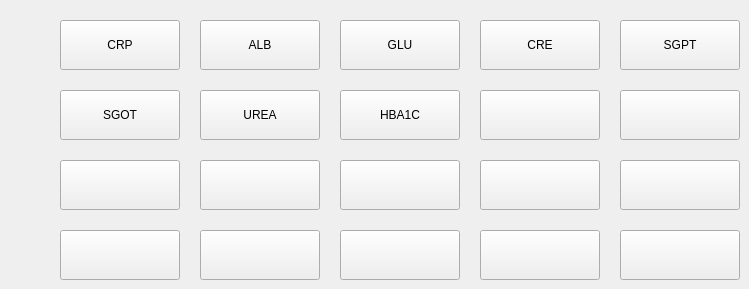
      <widget class="QWidget" name="tab_9">
       <attribute name="title">
        <string>Page 1</string>
       </attribute>
       <widget class="QPushButton" name="pushButton_101">
        <property name="geometry">
         <rect>
          <x>60</x>
          <y>230</y>
          <width>120</width>
          <height>50</height>
         </rect>
        </property>
        <property name="text">
         <string/>
        </property>
       </widget>
       <widget class="QPushButton" name="pushButton_102">
        <property name="geometry">
         <rect>
          <x>620</x>
          <y>20</y>
          <width>120</width>
          <height>50</height>
         </rect>
        </property>
        <property name="text">
         <string>SGPT</string>
        </property>
       </widget>
       <widget class="QPushButton" name="pushButton_103">
        <property name="geometry">
         <rect>
          <x>480</x>
          <y>230</y>
          <width>120</width>
          <height>50</height>
         </rect>
        </property>
        <property name="text">
         <string/>
        </property>
       </widget>
       <widget class="QPushButton" name="pushButton_104">
        <property name="geometry">
         <rect>
          <x>60</x>
          <y>90</y>
          <width>120</width>
          <height>50</height>
         </rect>
        </property>
        <property name="text">
         <string>SGOT</string>
        </property>
       </widget>
       <widget class="QPushButton" name="pushButton_105">
        <property name="geometry">
         <rect>
          <x>340</x>
          <y>20</y>
          <width>120</width>
          <height>50</height>
         </rect>
        </property>
        <property name="text">
         <string>GLU</string>
        </property>
       </widget>
       <widget class="QPushButton" name="pushButton_106">
        <property name="geometry">
         <rect>
          <x>200</x>
          <y>20</y>
          <width>120</width>
          <height>50</height>
         </rect>
        </property>
        <property name="text">
         <string>ALB</string>
        </property>
       </widget>
       <widget class="QPushButton" name="pushButton_107">
        <property name="geometry">
         <rect>
          <x>340</x>
          <y>160</y>
          <width>120</width>
          <height>50</height>
         </rect>
        </property>
        <property name="text">
         <string/>
        </property>
       </widget>
       <widget class="QPushButton" name="pushButton_108">
        <property name="geometry">
         <rect>
          <x>620</x>
          <y>160</y>
          <width>120</width>
          <height>50</height>
         </rect>
        </property>
        <property name="text">
         <string/>
        </property>
       </widget>
       <widget class="QPushButton" name="pushButton_109">
        <property name="geometry">
         <rect>
          <x>200</x>
          <y>160</y>
          <width>120</width>
          <height>50</height>
         </rect>
        </property>
        <property name="text">
         <string/>
        </property>
       </widget>
       <widget class="QPushButton" name="pushButton_110">
        <property name="geometry">
         <rect>
          <x>200</x>
          <y>90</y>
          <width>120</width>
          <height>50</height>
         </rect>
        </property>
        <property name="text">
         <string>UREA</string>
        </property>
       </widget>
       <widget class="QPushButton" name="pushButton_111">
        <property name="geometry">
         <rect>
          <x>620</x>
          <y>90</y>
          <width>120</width>
          <height>50</height>
         </rect>
        </property>
        <property name="text">
         <string/>
        </property>
       </widget>
       <widget class="QPushButton" name="pushButton_112">
        <property name="geometry">
         <rect>
          <x>200</x>
          <y>230</y>
          <width>120</width>
          <height>50</height>
         </rect>
        </property>
        <property name="text">
         <string/>
        </property>
       </widget>
       <widget class="QPushButton" name="pushButton_113">
        <property name="geometry">
         <rect>
          <x>480</x>
          <y>160</y>
          <width>120</width>
          <height>50</height>
         </rect>
        </property>
        <property name="text">
         <string/>
        </property>
       </widget>
       <widget class="QPushButton" name="pushButton_114">
        <property name="geometry">
         <rect>
          <x>620</x>
          <y>230</y>
          <width>120</width>
          <height>50</height>
         </rect>
        </property>
        <property name="text">
         <string/>
        </property>
       </widget>
       <widget class="QPushButton" name="pushButton_115">
        <property name="geometry">
         <rect>
          <x>480</x>
          <y>90</y>
          <width>120</width>
          <height>50</height>
         </rect>
        </property>
        <property name="text">
         <string/>
        </property>
       </widget>
       <widget class="QPushButton" name="pushButton_116">
        <property name="geometry">
         <rect>
          <x>480</x>
          <y>20</y>
          <width>120</width>
          <height>50</height>
         </rect>
        </property>
        <property name="text">
         <string>CRE</string>
        </property>
       </widget>
       <widget class="QPushButton" name="pushButton_117">
        <property name="geometry">
         <rect>
          <x>60</x>
          <y>20</y>
          <width>120</width>
          <height>50</height>
         </rect>
        </property>
        <property name="text">
         <string>CRP</string>
        </property>
       </widget>
       <widget class="QPushButton" name="pushButton_118">
        <property name="geometry">
         <rect>
          <x>340</x>
          <y>90</y>
          <width>120</width>
          <height>50</height>
         </rect>
        </property>
        <property name="text">
         <string>HBA1C</string>
        </property>
       </widget>
       <widget class="QPushButton" name="pushButton_119">
        <property name="geometry">
         <rect>
          <x>60</x>
          <y>160</y>
          <width>120</width>
          <height>50</height>
         </rect>
        </property>
        <property name="text">
         <string/>
        </property>
       </widget>
       <widget class="QPushButton" name="pushButton_120">
        <property name="geometry">
         <rect>
          <x>340</x>
          <y>230</y>
          <width>120</width>
          <height>50</height>
         </rect>
        </property>
        <property name="text">
         <string/>
        </property>
       </widget>
      </widget>
